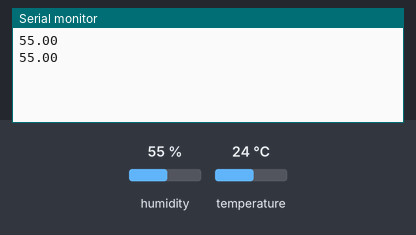
This sketch was run on a simulated Arduino Uno, built with avr-gcc and run on an emulated ATmega328P. Shown: the last lines printed to the serial monitor. The test bench sets the inputs (shaded band); at power-on: humidity 55 %, temperature 24 °C.

Above: at 2.8 s.
2.9 s: humidity set to 22 %
At 5.1 s:
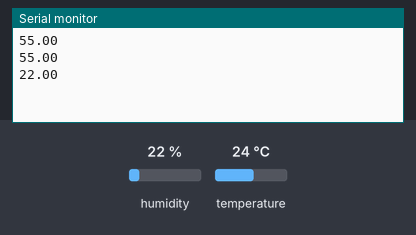
5.6 s: humidity set to 40 %
At 6.7 s:
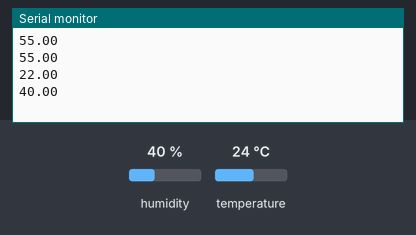
Timing chart, 0 to 8.6 s (numbered marks = the images above; inputs shaded):
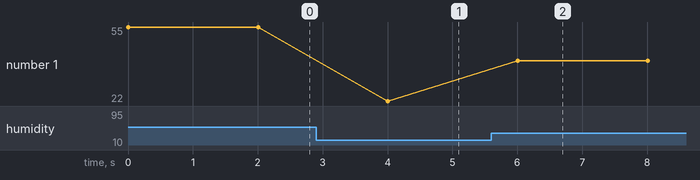

The sketch:

nodered_humidity.ino
```cpp
#include <SparkFunBME280.h>
#define BME280_ADDR 0x77

BME280 myBME280;

void setup(){
  Serial.begin(115200);
  myBME280.setI2CAddress(BME280_ADDR);
  myBME280.beginI2C(); // BME280 12C장치 호출
  myBME280.readTempC();
}
void loop()
{
  Serial.print(myBME280.readFloatHumidity(), 2);
  Serial.print("\n");
  delay(2000);
}
```

Measured:
- after the input at 2.9 s, the serial monitor: prints a new line after 1.1 s (image 1)
- after the input at 5.6 s, the serial monitor: prints a new line after 0.41 s (image 2)
- plotted number 1: 55 → 22 after the input at 2.9 s, 22 → 40 after the input at 5.6 s
